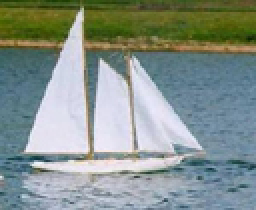
%> input picture images_pair/cdboara1.bmp, 128 x 105 px (shown 2 times larger); its folder holds 4 pictures in this run
$ octave runme_pair.m   (GNU Octave 9; MATLAB toolbox functions it lacks are replaced by stand-ins)
%> lines starting %> are read from the running program, lines starting %| are printed output that depends on the picture
### others/GetImVector.m
function [ vector img DisVector] = GetImVector( imgpath, ScaleH, ScaleW ,need_texture)
% Get the vector of image

% addpath(fullfile(pwd,'mexDenseSIFT'));
% cellsize=3;
% gridspacing=1;

img= imread(imgpath);
img = imresize(img, [ScaleH, ScaleW]);

if need_texture
    N=8;
    lambda  = 8;
    theta   = 0;
    psi     = [0 pi/2];
    gamma   = 0.5;
    bw      = 1;
    img_in = im2double(rgb2gray(img));
    Gabor_img = zeros(ScaleH, ScaleW, N);
    for n=1:N
        gb = gabor_fn(bw,gamma,psi(1),lambda,theta)...
            + 1i * gabor_fn(bw,gamma,psi(2),lambda,theta);
        % gb is the n-th gabor filter
        Gabor_img(:,:,n) = imfilter(img_in, gb, 'symmetric');
        % filter output to the n-th channel
        theta = theta + 2*pi/N;
        % next orientation
    end
    Gabor_img = sum(abs(Gabor_img).^2, 3).^0.5;
end

img1=im2double(img);
img2 = colorspace('Lab<-RGB',img1);
vector=zeros( ScaleH*ScaleW,3);

if need_texture
    vector=zeros( ScaleH*ScaleW,4);
end

DisVector=zeros( ScaleH*ScaleW,1);
for j=1:ScaleH
    for i=1:ScaleW
        vector(j +(i-1)*ScaleH,1)=img2(j, i, 1);
        vector(j +(i-1)*ScaleH,2)=img2(j, i, 2);
        vector(j +(i-1)*ScaleH,3)=img2(j, i, 3);
        if need_texture
            vector(j +(i-1)*ScaleH,4)=Gabor_img(j, i);
        end
      DisVector(j +(i-1)*ScaleH)=round(sqrt((i-ScaleW/2)^2+(j-ScaleH/2)^2));
    end
end

### runme_pair.m
% The demo for Cluster-based Co-saliency Detection in multiple images

clc;clear all;
tic;
addpath('./others/');
result=strcat('.\result_pair\');
file_path='.\images_pair\';
gt_path='.\saliencymap\pair\';
files=dir([file_path '*.bmp']);


length=size(files,1);
ScaleH=150;
ScaleW=150;
Bin_num=10;
Img_num=2;
tic;
for o=1:2:(length-1)
    disp(o);
    flag=(o-1)/2;
    daxiao=zeros(2,Img_num);
    All_vector=[];
    All_img=[];
    for i=o:o+1
       path=strcat(file_path, files(i,1).name);
       [p,q,t]=size(imread(path));
%> p = 105; q = 128; t = 3
       daxiao(1,i-flag*2)=p;
       daxiao(2,i-flag*2)=q;
       [imvector img DisVector]=GetImVector(path, ScaleH, ScaleW,0);
%> in GetImVector, img is the input picture: size 105x128x3 uint8; mean R, G, B 133.1, 146.1, 139.8
%> in GetImVector, `img = imresize(img, [ScaleH, ScaleW]);`:
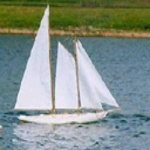
%> img: size 150x150x3 uint8; mean R, G, B 133.1, 146.1, 139.8
%> the run ends on the next line
